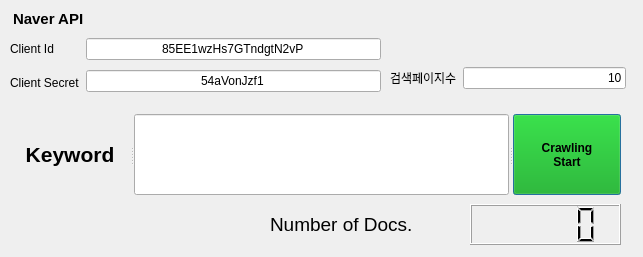
<?xml version="1.0" encoding="UTF-8"?>
<ui version="4.0">
 <class>Dialog</class>
 <widget class="QDialog" name="Dialog">
  <property name="geometry">
   <rect>
    <x>0</x>
    <y>0</y>
    <width>643</width>
    <height>257</height>
   </rect>
  </property>
  <property name="windowTitle">
   <string>Naver News Crawling</string>
  </property>
  <widget class="QWidget" name="layoutWidget">
   <property name="geometry">
    <rect>
     <x>10</x>
     <y>114</y>
     <width>611</width>
     <height>81</height>
    </rect>
   </property>
   <layout class="QVBoxLayout" name="verticalLayout">
    <item>
     <widget class="QSplitter" name="splitter">
      <property name="orientation">
       <enum>Qt::Horizontal</enum>
      </property>
      <widget class="QLabel" name="label">
       <property name="font">
        <font>
         <pointsize>16</pointsize>
         <weight>75</weight>
         <bold>true</bold>
        </font>
       </property>
       <property name="text">
        <string>Keyword</string>
       </property>
       <property name="alignment">
        <set>Qt::AlignCenter</set>
       </property>
      </widget>
      <widget class="QLineEdit" name="le_keyword">
       <property name="font">
        <font>
         <pointsize>24</pointsize>
        </font>
       </property>
      </widget>
      <widget class="QPushButton" name="btn_crawling">
       <property name="palette">
        <palette>
         <active>
          <colorrole role="WindowText">
           <brush brushstyle="SolidPattern">
            <color alpha="255">
             <red>0</red>
             <green>0</green>
             <blue>0</blue>
            </color>
           </brush>
          </colorrole>
          <colorrole role="Button">
           <brush brushstyle="SolidPattern">
            <color alpha="255">
             <red>0</red>
             <green>170</green>
             <blue>0</blue>
            </color>
           </brush>
          </colorrole>
          <colorrole role="Light">
           <brush brushstyle="SolidPattern">
            <color alpha="255">
             <red>0</red>
             <green>255</green>
             <blue>0</blue>
            </color>
           </brush>
          </colorrole>
          <colorrole role="Midlight">
           <brush brushstyle="SolidPattern">
            <color alpha="255">
             <red>0</red>
             <green>212</green>
             <blue>0</blue>
            </color>
           </brush>
          </colorrole>
          <colorrole role="Dark">
           <brush brushstyle="SolidPattern">
            <color alpha="255">
             <red>0</red>
             <green>85</green>
             <blue>0</blue>
            </color>
           </brush>
          </colorrole>
          <colorrole role="Mid">
           <brush brushstyle="SolidPattern">
            <color alpha="255">
             <red>0</red>
             <green>113</green>
             <blue>0</blue>
            </color>
           </brush>
          </colorrole>
          <colorrole role="Text">
           <brush brushstyle="SolidPattern">
            <color alpha="255">
             <red>0</red>
             <green>0</green>
             <blue>0</blue>
            </color>
           </brush>
          </colorrole>
          <colorrole role="BrightText">
           <brush brushstyle="SolidPattern">
            <color alpha="255">
             <red>255</red>
             <green>255</green>
             <blue>255</blue>
            </color>
           </brush>
          </colorrole>
          <colorrole role="ButtonText">
           <brush brushstyle="SolidPattern">
            <color alpha="255">
             <red>0</red>
             <green>0</green>
             <blue>0</blue>
            </color>
           </brush>
          </colorrole>
          <colorrole role="Base">
           <brush brushstyle="SolidPattern">
            <color alpha="255">
             <red>255</red>
             <green>255</green>
             <blue>255</blue>
            </color>
           </brush>
          </colorrole>
          <colorrole role="Window">
           <brush brushstyle="SolidPattern">
            <color alpha="255">
             <red>0</red>
             <green>170</green>
             <blue>0</blue>
            </color>
           </brush>
          </colorrole>
          <colorrole role="Shadow">
           <brush brushstyle="SolidPattern">
            <color alpha="255">
             <red>0</red>
             <green>0</green>
             <blue>0</blue>
            </color>
           </brush>
          </colorrole>
          <colorrole role="AlternateBase">
           <brush brushstyle="SolidPattern">
            <color alpha="255">
             <red>127</red>
             <green>212</green>
             <blue>127</blue>
            </color>
           </brush>
          </colorrole>
          <colorrole role="ToolTipBase">
           <brush brushstyle="SolidPattern">
            <color alpha="255">
             <red>255</red>
             <green>255</green>
             <blue>220</blue>
            </color>
           </brush>
          </colorrole>
          <colorrole role="ToolTipText">
           <brush brushstyle="SolidPattern">
            <color alpha="255">
             <red>0</red>
             <green>0</green>
             <blue>0</blue>
            </color>
           </brush>
          </colorrole>
         </active>
         <inactive>
          <colorrole role="WindowText">
           <brush brushstyle="SolidPattern">
            <color alpha="255">
             <red>0</red>
             <green>0</green>
             <blue>0</blue>
            </color>
           </brush>
          </colorrole>
          <colorrole role="Button">
           <brush brushstyle="SolidPattern">
            <color alpha="255">
             <red>0</red>
             <green>170</green>
             <blue>0</blue>
            </color>
           </brush>
          </colorrole>
          <colorrole role="Light">
           <brush brushstyle="SolidPattern">
            <color alpha="255">
             <red>0</red>
             <green>255</green>
             <blue>0</blue>
            </color>
           </brush>
          </colorrole>
          <colorrole role="Midlight">
           <brush brushstyle="SolidPattern">
            <color alpha="255">
             <red>0</red>
             <green>212</green>
             <blue>0</blue>
            </color>
           </brush>
          </colorrole>
          <colorrole role="Dark">
           <brush brushstyle="SolidPattern">
            <color alpha="255">
             <red>0</red>
             <green>85</green>
             <blue>0</blue>
            </color>
           </brush>
          </colorrole>
          <colorrole role="Mid">
           <brush brushstyle="SolidPattern">
            <color alpha="255">
             <red>0</red>
             <green>113</green>
             <blue>0</blue>
            </color>
           </brush>
          </colorrole>
          <colorrole role="Text">
           <brush brushstyle="SolidPattern">
            <color alpha="255">
             <red>0</red>
             <green>0</green>
             <blue>0</blue>
            </color>
           </brush>
          </colorrole>
          <colorrole role="BrightText">
           <brush brushstyle="SolidPattern">
            <color alpha="255">
             <red>255</red>
             <green>255</green>
             <blue>255</blue>
            </color>
           </brush>
          </colorrole>
          <colorrole role="ButtonText">
           <brush brushstyle="SolidPattern">
            <color alpha="255">
             <red>0</red>
             <green>0</green>
             <blue>0</blue>
            </color>
           </brush>
          </colorrole>
          <colorrole role="Base">
           <brush brushstyle="SolidPattern">
            <color alpha="255">
             <red>255</red>
             <green>255</green>
             <blue>255</blue>
            </color>
           </brush>
          </colorrole>
          <colorrole role="Window">
           <brush brushstyle="SolidPattern">
            <color alpha="255">
             <red>0</red>
             <green>170</green>
             <blue>0</blue>
            </color>
           </brush>
          </colorrole>
          <colorrole role="Shadow">
           <brush brushstyle="SolidPattern">
            <color alpha="255">
             <red>0</red>
             <green>0</green>
             <blue>0</blue>
            </color>
           </brush>
          </colorrole>
          <colorrole role="AlternateBase">
           <brush brushstyle="SolidPattern">
            <color alpha="255">
             <red>127</red>
             <green>212</green>
             <blue>127</blue>
            </color>
           </brush>
          </colorrole>
          <colorrole role="ToolTipBase">
           <brush brushstyle="SolidPattern">
            <color alpha="255">
             <red>255</red>
             <green>255</green>
             <blue>220</blue>
            </color>
           </brush>
          </colorrole>
          <colorrole role="ToolTipText">
           <brush brushstyle="SolidPattern">
            <color alpha="255">
             <red>0</red>
             <green>0</green>
             <blue>0</blue>
            </color>
           </brush>
          </colorrole>
         </inactive>
         <disabled>
          <colorrole role="WindowText">
           <brush brushstyle="SolidPattern">
            <color alpha="255">
             <red>0</red>
             <green>85</green>
             <blue>0</blue>
            </color>
           </brush>
          </colorrole>
          <colorrole role="Button">
           <brush brushstyle="SolidPattern">
            <color alpha="255">
             <red>0</red>
             <green>170</green>
             <blue>0</blue>
            </color>
           </brush>
          </colorrole>
          <colorrole role="Light">
           <brush brushstyle="SolidPattern">
            <color alpha="255">
             <red>0</red>
             <green>255</green>
             <blue>0</blue>
            </color>
           </brush>
          </colorrole>
          <colorrole role="Midlight">
           <brush brushstyle="SolidPattern">
            <color alpha="255">
             <red>0</red>
             <green>212</green>
             <blue>0</blue>
            </color>
           </brush>
          </colorrole>
          <colorrole role="Dark">
           <brush brushstyle="SolidPattern">
            <color alpha="255">
             <red>0</red>
             <green>85</green>
             <blue>0</blue>
            </color>
           </brush>
          </colorrole>
          <colorrole role="Mid">
           <brush brushstyle="SolidPattern">
            <color alpha="255">
             <red>0</red>
             <green>113</green>
             <blue>0</blue>
            </color>
           </brush>
          </colorrole>
          <colorrole role="Text">
           <brush brushstyle="SolidPattern">
            <color alpha="255">
             <red>0</red>
             <green>85</green>
             <blue>0</blue>
            </color>
           </brush>
          </colorrole>
          <colorrole role="BrightText">
           <brush brushstyle="SolidPattern">
            <color alpha="255">
             <red>255</red>
             <green>255</green>
             <blue>255</blue>
            </color>
           </brush>
          </colorrole>
          <colorrole role="ButtonText">
           <brush brushstyle="SolidPattern">
            <color alpha="255">
             <red>0</red>
             <green>85</green>
             <blue>0</blue>
            </color>
           </brush>
          </colorrole>
          <colorrole role="Base">
           <brush brushstyle="SolidPattern">
            <color alpha="255">
             <red>0</red>
             <green>170</green>
             <blue>0</blue>
            </color>
           </brush>
          </colorrole>
          <colorrole role="Window">
           <brush brushstyle="SolidPattern">
            <color alpha="255">
             <red>0</red>
             <green>170</green>
             <blue>0</blue>
            </color>
           </brush>
          </colorrole>
          <colorrole role="Shadow">
           <brush brushstyle="SolidPattern">
            <color alpha="255">
             <red>0</red>
             <green>0</green>
             <blue>0</blue>
            </color>
           </brush>
          </colorrole>
          <colorrole role="AlternateBase">
           <brush brushstyle="SolidPattern">
            <color alpha="255">
             <red>0</red>
             <green>170</green>
             <blue>0</blue>
            </color>
           </brush>
          </colorrole>
          <colorrole role="ToolTipBase">
           <brush brushstyle="SolidPattern">
            <color alpha="255">
             <red>255</red>
             <green>255</green>
             <blue>220</blue>
            </color>
           </brush>
          </colorrole>
          <colorrole role="ToolTipText">
           <brush brushstyle="SolidPattern">
            <color alpha="255">
             <red>0</red>
             <green>0</green>
             <blue>0</blue>
            </color>
           </brush>
          </colorrole>
         </disabled>
        </palette>
       </property>
       <property name="font">
        <font>
         <weight>75</weight>
         <bold>true</bold>
        </font>
       </property>
       <property name="text">
        <string>Crawling
Start</string>
       </property>
      </widget>
     </widget>
    </item>
   </layout>
  </widget>
  <widget class="QWidget" name="layoutWidget">
   <property name="geometry">
    <rect>
     <x>10</x>
     <y>34</y>
     <width>371</width>
     <height>63</height>
    </rect>
   </property>
   <layout class="QHBoxLayout" name="horizontalLayout">
    <item>
     <layout class="QVBoxLayout" name="verticalLayout_2">
      <item>
       <widget class="QLabel" name="label_2">
        <property name="text">
         <string>Client Id</string>
        </property>
       </widget>
      </item>
      <item>
       <widget class="QLabel" name="label_3">
        <property name="text">
         <string>Client Secret</string>
        </property>
       </widget>
      </item>
     </layout>
    </item>
    <item>
     <layout class="QVBoxLayout" name="verticalLayout_3">
      <item>
       <widget class="QLineEdit" name="le_clientId">
        <property name="text">
         <string>85EE1wzHs7GTndgtN2vP</string>
        </property>
        <property name="alignment">
         <set>Qt::AlignCenter</set>
        </property>
       </widget>
      </item>
      <item>
       <widget class="QLineEdit" name="le_clientSecret">
        <property name="text">
         <string>54aVonJzf1</string>
        </property>
        <property name="alignment">
         <set>Qt::AlignCenter</set>
        </property>
       </widget>
      </item>
     </layout>
    </item>
   </layout>
  </widget>
  <widget class="QWidget" name="layoutWidget">
   <property name="geometry">
    <rect>
     <x>390</x>
     <y>64</y>
     <width>236</width>
     <height>28</height>
    </rect>
   </property>
   <layout class="QHBoxLayout" name="horizontalLayout_2">
    <item>
     <widget class="QLabel" name="label_4">
      <property name="text">
       <string>검색페이지수</string>
      </property>
     </widget>
    </item>
    <item>
     <widget class="QLineEdit" name="le_pagecount">
      <property name="text">
       <string>10</string>
      </property>
      <property name="alignment">
       <set>Qt::AlignRight|Qt::AlignTrailing|Qt::AlignVCenter</set>
      </property>
     </widget>
    </item>
   </layout>
  </widget>
  <widget class="QLCDNumber" name="ln_doccount">
   <property name="geometry">
    <rect>
     <x>470</x>
     <y>204</y>
     <width>151</width>
     <height>41</height>
    </rect>
   </property>
  </widget>
  <widget class="QLabel" name="label_5">
   <property name="geometry">
    <rect>
     <x>270</x>
     <y>209</y>
     <width>191</width>
     <height>30</height>
    </rect>
   </property>
   <property name="font">
    <font>
     <pointsize>14</pointsize>
    </font>
   </property>
   <property name="text">
    <string>Number of Docs.</string>
   </property>
  </widget>
  <widget class="QLabel" name="label_6">
   <property name="geometry">
    <rect>
     <x>13</x>
     <y>10</y>
     <width>101</width>
     <height>18</height>
    </rect>
   </property>
   <property name="font">
    <font>
     <pointsize>11</pointsize>
     <weight>75</weight>
     <bold>true</bold>
    </font>
   </property>
   <property name="text">
    <string>Naver API</string>
   </property>
  </widget>
 </widget>
 <resources/>
 <connections/>
</ui>
